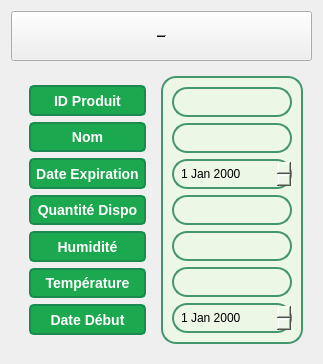
                 <widget class="QWidget" name="formmodifier">
                  <property name="styleSheet">
                   <string notr="true"/>
                  </property>
                  <layout class="QVBoxLayout" name="verticalLayout">
                   <item>
                    <widget class="QPushButton" name="pushButton_5">
                     <property name="minimumSize">
                      <size>
                       <width>0</width>
                       <height>50</height>
                      </size>
                     </property>
                     <property name="font">
                      <font>
                       <family>Roboto</family>
                       <pointsize>-1</pointsize>
                       <bold>true</bold>
                       <underline>true</underline>
                      </font>
                     </property>
                     <property name="cursor">
                      <cursorShape>PointingHandCursor</cursorShape>
                     </property>
                     <property name="styleSheet">
                      <string notr="true">QPushButton {
    background-color: rgb(50, 120, 90); /* Couleur verte foncée */
    /*color: black;*/
   /* color: #1f472e;*/
color:black;
    font-family: &quot;Roboto&quot;, sans-serif;
     
    font-weight: bold; /* texte en gras */
    font-size: 20px;
    text-decoration: underline;  /* Texte souligné */
    line-height: 1.5;

    width: 200px;
    height: 40px;
    opacity: 0.65;
    text-align: center;
    
    border-style: solid;
    transition: background-color 0.3s ease, opacity 0.3s ease, transform 0.3s ease; /* Transition pour effet plus fluide */
}

QPushButton:hover {
    background-color: rgb(70, 140, 110); /* Couleur de fond légèrement plus claire au survol */
    opacity: 0.85; /* Augmentation de l'opacité */
    transform: scale(1.05); /* Agrandissement léger */
    box-shadow: 2px 2px 5px rgba(0, 0, 0, 0.3); /* Ombre pour donner de la profondeur */
}

                                                           

/*                                                  
QPushButton {
    background-color: rgb(50, 120, 90); 
    color: black;
    
    font-size: 20px;
    text-decoration: underline;   
    line-height: 1.5;

    width: 200px;
    height: 40px;
    opacity: 0.65;
    text-align: center;
    
    border-style: solid;
}
/*</string>
                     </property>
                     <property name="text">
                      <string>Modifier un Produit</string>
                     </property>
                    </widget>
                   </item>
                   <item>
                    <widget class="QFrame" name="frame">
                     <property name="styleSheet">
                      <string notr="true">border:none;</string>
                     </property>
                     <property name="frameShape">
                      <enum>QFrame::Shape::StyledPanel</enum>
                     </property>
                     <property name="frameShadow">
                      <enum>QFrame::Shadow::Raised</enum>
                     </property>
                     <layout class="QHBoxLayout" name="horizontalLayout_7">
                      <item>
                       <widget class="QFrame" name="frame_9">
                        <property name="styleSheet">
                         <string notr="true">QFrame QLabel {
background-color: rgb(28, 168, 79);

}
</string>
                        </property>
                        <property name="frameShape">
                         <enum>QFrame::Shape::StyledPanel</enum>
                        </property>
                        <property name="frameShadow">
                         <enum>QFrame::Shadow::Raised</enum>
                        </property>
                        <layout class="QVBoxLayout" name="verticalLayout_10">
                         <item>
                          <widget class="QLabel" name="label_2">
                           <property name="styleSheet">
                            <string notr="true">QLabel {
    background-color: rgb(28, 168, 79); /* Couleur de fond */
    border: 2px solid #1C8A4F; /* Bordure assortie */
    border-radius: 5px; /* Coins arrondis */
    color: white; /* Texte en blanc */
    font-size: 14px; /* Taille de police */
    padding: 5px; /* Espacement interne */
    font-weight: bold; /* Texte en gras */
}

QLabel:hover {
    background-color: rgb(20, 140, 60); /* Couleur de fond change lorsque l'on survole le label */
}

QLabel:focus {
    border: 2px solid #0D6E3F; /* Bordure qui change en cas de focus (utile pour les QLabel avec interaction) */
}

</string>
                           </property>
                           <property name="text">
                            <string>ID Produit</string>
                           </property>
                           <property name="alignment">
                            <set>Qt::AlignmentFlag::AlignCenter</set>
                           </property>
                          </widget>
                         </item>
                         <item>
                          <widget class="QLabel" name="label_30">
                           <property name="styleSheet">
                            <string notr="true">QLabel {
    background-color: rgb(28, 168, 79); /* Couleur de fond */
    border: 2px solid #1C8A4F; /* Bordure assortie */
    border-radius: 5px; /* Coins arrondis */
    color: white; /* Texte en blanc */
    font-size: 14px; /* Taille de police */
    padding: 5px; /* Espacement interne */
    font-weight: bold; /* Texte en gras */
}

QLabel:hover {
    background-color: rgb(20, 140, 60); /* Couleur de fond change lorsque l'on survole le label */
}

QLabel:focus {
    border: 2px solid #0D6E3F; /* Bordure qui change en cas de focus (utile pour les QLabel avec interaction) */
}

</string>
                           </property>
                           <property name="text">
                            <string>Nom</string>
                           </property>
                           <property name="alignment">
                            <set>Qt::AlignmentFlag::AlignCenter</set>
                           </property>
                          </widget>
                         </item>
                         <item>
                          <widget class="QLabel" name="label_31">
                           <property name="styleSheet">
                            <string notr="true">QLabel {
    background-color: rgb(28, 168, 79); /* Couleur de fond */
    border: 2px solid #1C8A4F; /* Bordure assortie */
    border-radius: 5px; /* Coins arrondis */
    color: white; /* Texte en blanc */
    font-size: 14px; /* Taille de police */
    padding: 5px; /* Espacement interne */
    font-weight: bold; /* Texte en gras */
}

QLabel:hover {
    background-color: rgb(20, 140, 60); /* Couleur de fond change lorsque l'on survole le label */
}

QLabel:focus {
    border: 2px solid #0D6E3F; /* Bordure qui change en cas de focus (utile pour les QLabel avec interaction) */
}

</string>
                           </property>
                           <property name="text">
                            <string>Date Expiration</string>
                           </property>
                           <property name="alignment">
                            <set>Qt::AlignmentFlag::AlignCenter</set>
                           </property>
                          </widget>
                         </item>
                         <item>
                          <widget class="QLabel" name="label_32">
                           <property name="styleSheet">
                            <string notr="true">QLabel {
    background-color: rgb(28, 168, 79); /* Couleur de fond */
    border: 2px solid #1C8A4F; /* Bordure assortie */
    border-radius: 5px; /* Coins arrondis */
    color: white; /* Texte en blanc */
    font-size: 14px; /* Taille de police */
    padding: 5px; /* Espacement interne */
    font-weight: bold; /* Texte en gras */
}

QLabel:hover {
    background-color: rgb(20, 140, 60); /* Couleur de fond change lorsque l'on survole le label */
}

QLabel:focus {
    border: 2px solid #0D6E3F; /* Bordure qui change en cas de focus (utile pour les QLabel avec interaction) */
}

</string>
                           </property>
                           <property name="text">
                            <string>Quantité Dispo</string>
                           </property>
                           <property name="alignment">
                            <set>Qt::AlignmentFlag::AlignCenter</set>
                           </property>
                          </widget>
                         </item>
                         <item>
                          <widget class="QLabel" name="label_33">
                           <property name="styleSheet">
                            <string notr="true">QLabel {
    background-color: rgb(28, 168, 79); /* Couleur de fond */
    border: 2px solid #1C8A4F; /* Bordure assortie */
    border-radius: 5px; /* Coins arrondis */
    color: white; /* Texte en blanc */
    font-size: 14px; /* Taille de police */
    padding: 5px; /* Espacement interne */
    font-weight: bold; /* Texte en gras */
}

QLabel:hover {
    background-color: rgb(20, 140, 60); /* Couleur de fond change lorsque l'on survole le label */
}

QLabel:focus {
    border: 2px solid #0D6E3F; /* Bordure qui change en cas de focus (utile pour les QLabel avec interaction) */
}

</string>
                           </property>
                           <property name="text">
                            <string>Humidité</string>
                           </property>
                           <property name="alignment">
                            <set>Qt::AlignmentFlag::AlignCenter</set>
                           </property>
                          </widget>
                         </item>
                         <item>
                          <widget class="QLabel" name="label_34">
                           <property name="styleSheet">
                            <string notr="true">QLabel {
    background-color: rgb(28, 168, 79); /* Couleur de fond */
    border: 2px solid #1C8A4F; /* Bordure assortie */
    border-radius: 5px; /* Coins arrondis */
    color: white; /* Texte en blanc */
    font-size: 14px; /* Taille de police */
    padding: 5px; /* Espacement interne */
    font-weight: bold; /* Texte en gras */
}

QLabel:hover {
    background-color: rgb(20, 140, 60); /* Couleur de fond change lorsque l'on survole le label */
}

QLabel:focus {
    border: 2px solid #0D6E3F; /* Bordure qui change en cas de focus (utile pour les QLabel avec interaction) */
}

</string>
                           </property>
                           <property name="text">
                            <string>Température</string>
                           </property>
                           <property name="alignment">
                            <set>Qt::AlignmentFlag::AlignCenter</set>
                           </property>
                          </widget>
                         </item>
                         <item>
                          <widget class="QLabel" name="label_35">
                           <property name="styleSheet">
                            <string notr="true">QLabel {
    background-color: rgb(28, 168, 79); /* Couleur de fond */
    border: 2px solid #1C8A4F; /* Bordure assortie */
    border-radius: 5px; /* Coins arrondis */
    color: white; /* Texte en blanc */
    font-size: 14px; /* Taille de police */
    padding: 5px; /* Espacement interne */
    font-weight: bold; /* Texte en gras */
}

QLabel:hover {
    background-color: rgb(20, 140, 60); /* Couleur de fond change lorsque l'on survole le label */
}

QLabel:focus {
    border: 2px solid #0D6E3F; /* Bordure qui change en cas de focus (utile pour les QLabel avec interaction) */
}

</string>
                           </property>
                           <property name="text">
                            <string>Date Début</string>
                           </property>
                           <property name="alignment">
                            <set>Qt::AlignmentFlag::AlignCenter</set>
                           </property>
                          </widget>
                         </item>
                        </layout>
                       </widget>
                      </item>
                      <item>
                       <widget class="QFrame" name="frame_12">
                        <property name="styleSheet">
                         <string notr="true">background-color: #edf7e6;         /* Light green inside background */
border: 2px solid rgb(68, 150, 109); /* Green border */
border-radius: 15px;                /* Rounded corners with 15px radius */</string>
                        </property>
                        <property name="frameShape">
                         <enum>QFrame::Shape::StyledPanel</enum>
                        </property>
                        <property name="frameShadow">
                         <enum>QFrame::Shadow::Raised</enum>
                        </property>
                        <layout class="QVBoxLayout" name="verticalLayout_11">
                         <item>
                          <widget class="QLineEdit" name="inputidproduitmodif">
                           <property name="styleSheet">
                            <string notr="true">QLineEdit {
    border-radius: 15px;
border: 2px solid rgb(68, 150, 109); /* Green border */
    padding: 5px;
}</string>
                           </property>
                          </widget>
                         </item>
                         <item>
                          <widget class="QLineEdit" name="inputnomproduit_3">
                           <property name="minimumSize">
                            <size>
                             <width>100</width>
                             <height>30</height>
                            </size>
                           </property>
                           <property name="maximumSize">
                            <size>
                             <width>16777215</width>
                             <height>16777215</height>
                            </size>
                           </property>
                          </widget>
                         </item>
                         <item>
                          <widget class="QDateEdit" name="inputdateexpiration_3">
                           <property name="minimumSize">
                            <size>
                             <width>0</width>
                             <height>30</height>
                            </size>
                           </property>
                           <property name="styleSheet">
                            <string notr="true">QDateEdit {
    border-radius: 15px;
border: 2px solid rgb(68, 150, 109); /* Green border */
    padding: 5px;
}</string>
                           </property>
                          </widget>
                         </item>
                         <item>
                          <widget class="QLineEdit" name="inputquantitedisponible_3">
                           <property name="styleSheet">
                            <string notr="true">QLineEdit {
    border-radius: 15px;
border: 2px solid rgb(68, 150, 109); /* Green border */
    padding: 5px;
}</string>
                           </property>
                          </widget>
                         </item>
                         <item>
                          <widget class="QLineEdit" name="inputhumidite_3">
                           <property name="styleSheet">
                            <string notr="true">QLineEdit {
    border-radius: 15px;
border: 2px solid rgb(68, 150, 109); /* Green border */
    padding: 5px;
}</string>
                           </property>
                          </widget>
                         </item>
                         <item>
                          <widget class="QLineEdit" name="inputtemperature_3">
                           <property name="styleSheet">
                            <string notr="true">QLineEdit {
    border-radius: 15px;
border: 2px solid rgb(68, 150, 109); /* Green border */
    padding: 5px;
}</string>
                           </property>
                          </widget>
                         </item>
                         <item>
                          <widget class="QDateEdit" name="inputdatedebut_3">
                           <property name="styleSheet">
                            <string notr="true">QDateEdit {
    border-radius: 15px;
border: 2px solid rgb(68, 150, 109); /* Green border */
    padding: 5px;
}</string>
                           </property>
                          </widget>
                         </item>
                        </layout>
                       </widget>
                      </item>
                     </layout>
                    </widget>
                   </item>
                  </layout>
                 </widget>
